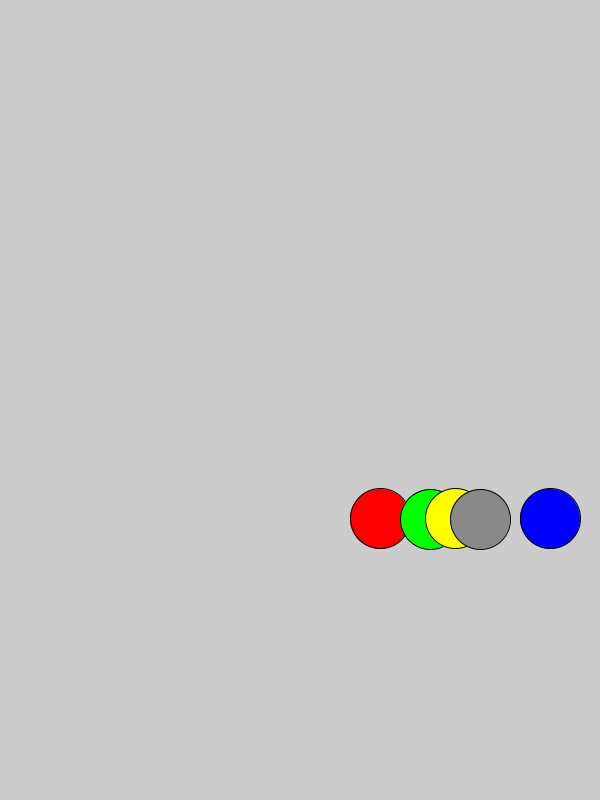
Frame 1 (no input)
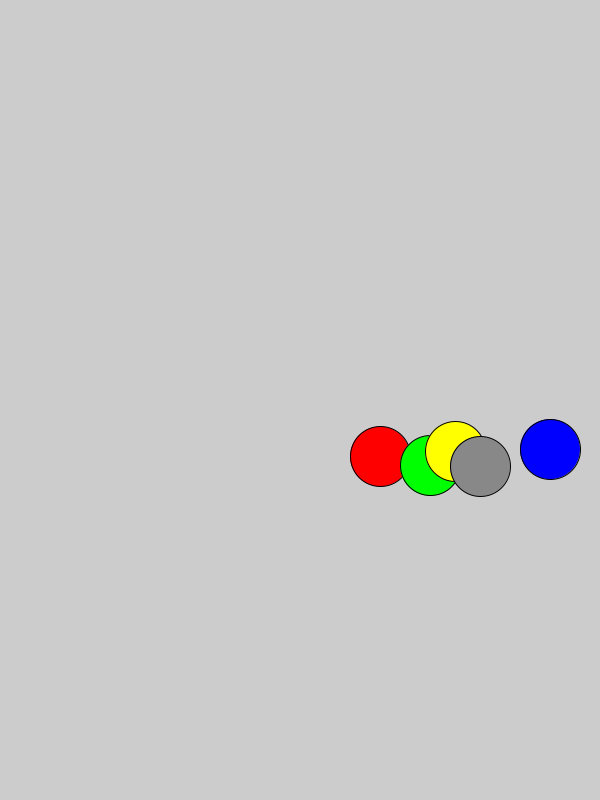
Frame 60 (the mouse pressed at the canvas centre just before this capture)
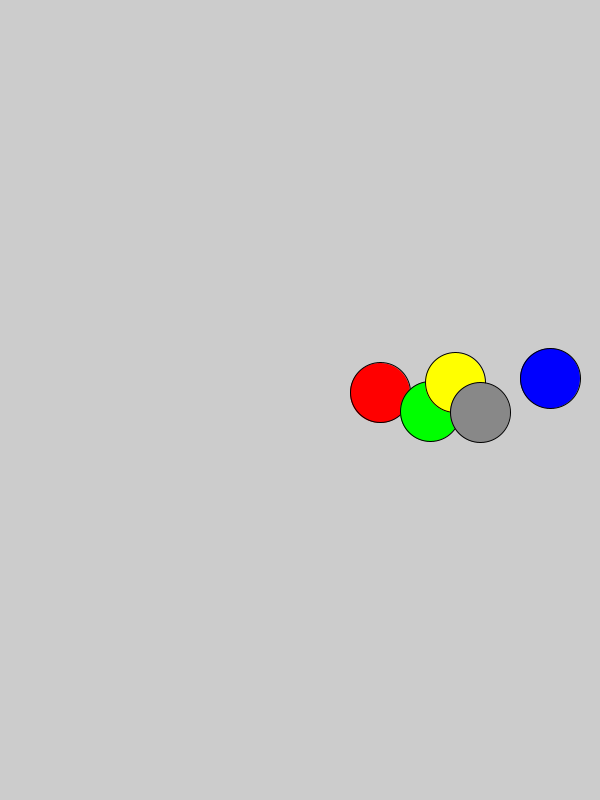
Frame 120 (the mouse held since frame 60 and released just before this capture)

The Processing sketch that drew these frames (run headless with seeded random() and noise(); from frame 60 on, the mouse is pressed at the canvas centre):

// Processing sketch: processing_174351
// ── processing_174351.pde

float speedR, speedG, speedB, speedP, speedY;

void setup() {  //runs once on start
  size(600, 800);
  speedR=random(.8,1.2);
  speedG=random(.8,1.2);
  speedB=random(.8,1.2);
  speedP=random(.8,1.2);
  speedY=random(.8,1.2);
} 

void draw() {  //Loop Continuously
  background(#CCCCCC);
  drawBalloon(#FF0000,300,speedR);
  drawBalloon(#00FF00,350,speedG);
  drawBalloon(#0000FF,470,speedB);
  drawBalloon(#FFFF00,375,speedY);
  drawBalloon(#888888,400,speedP);
}

void drawBalloon(color c, int xStart, float speed){  //runs when called
  resetMatrix();
  translate( xStart, (frameCount*speed*-1)+450);
  if (frameCount*speed >= 600-90) {  // stops loop for photo finish when winner finishes
      noLoop();  
  }
  fill(c);
  ellipse(80, 70, 60, 60);
  
}
